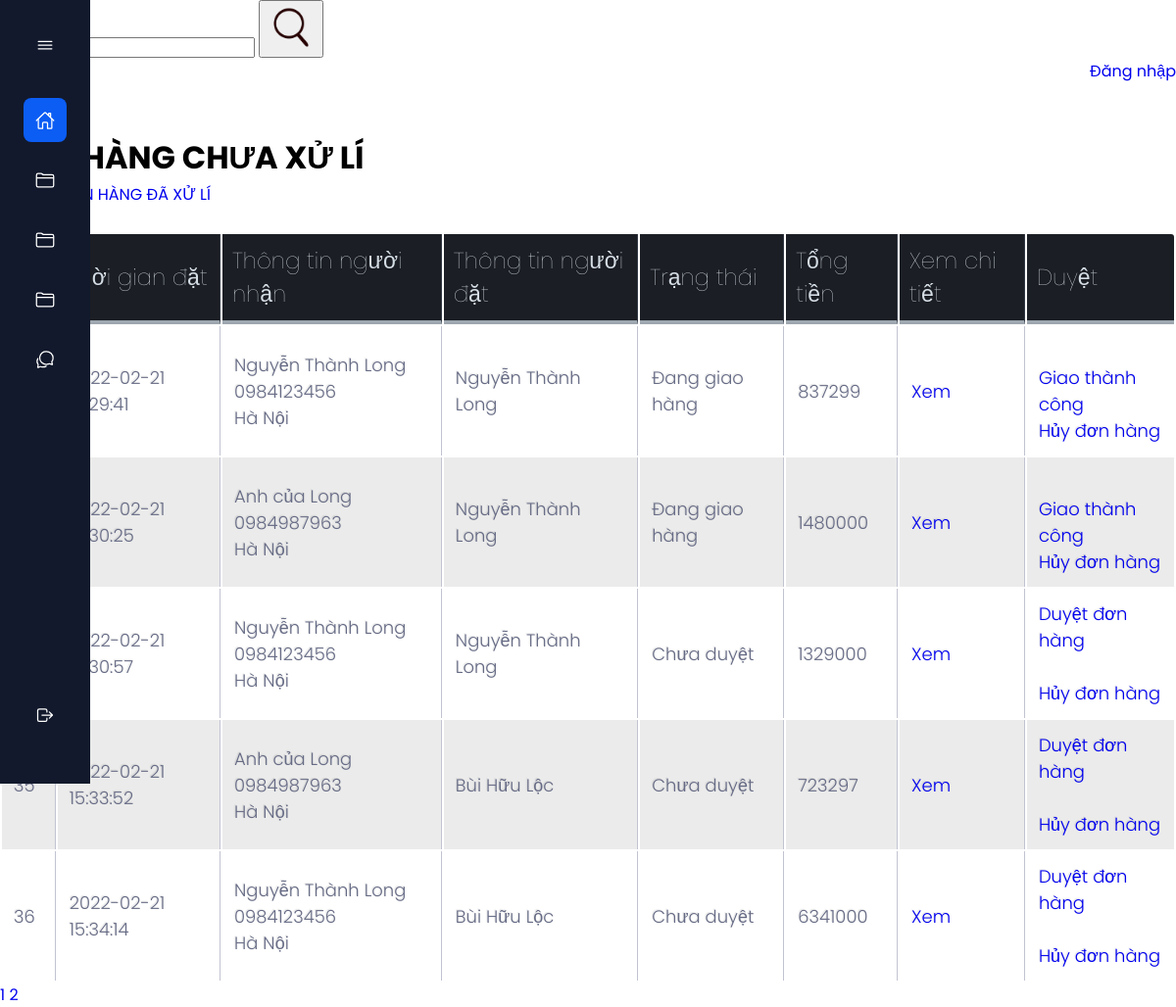
Page /admin/receipts/index.php (signed in) on the committed database.
### tables this page shows
CREATE TABLE `receipts` (
  `id` int NOT NULL,
  `customer_id` int NOT NULL,
  `order_time` timestamp NOT NULL DEFAULT CURRENT_TIMESTAMP,
  `receiver_id` varchar(50) DEFAULT NULL,
  `note` mediumtext,
  `status` int NOT NULL,
  `total` int DEFAULT NULL
);

CREATE TABLE `customers` (
  `id` int NOT NULL,
  `name` varchar(200) NOT NULL,
  `gender` varchar(200) NOT NULL,
  `dob` date NOT NULL,
  `email` varchar(200) NOT NULL,
  `password` varchar(200) NOT NULL,
  `token` varchar(200) DEFAULT NULL
);

### admin/receipts/index.php (the view, shortened to what this page needs)
<!DOCTYPE html>
<html>
<head>
	<link rel="stylesheet" href="../index3.css">
	<link rel="stylesheet" href="../style_validate1.css">
	<link rel="stylesheet" type="text/css" href="../style_table.css">
</head>
<?php
require '../connect_database.php';
if (isset($_GET['index'])) {
	$i = $_GET['index'];
} else {
	$i = 1;
}
$sql_command_select_receipts = "select count(*) from receipts where status = 2 or status = 4";
$query_sql_command_select_receipts = mysqli_query($connect_database, $sql_command_select_receipts);
$count_receipts = mysqli_fetch_array($query_sql_command_select_receipts)['count(*)'];
$receipts_on_page = 5;
$count_pages = ceil ($count_receipts / $receipts_on_page);
$skip_receipts_page = ( $i - 1 ) * $receipts_on_page;
$sql_command_select = "SELECT receipts.*, customers.name as 'customer_name', receivers.name as 'receiver_name', receivers.phone as 'receiver_phone', receivers.address as 'receiver_address'
from receipts
left JOIN receivers on receivers.id = receipts.receiver_id
join customers on customers.id = receipts.customer_id
where receipts.status in (2, 4)
GROUP BY receipts.id
limit $receipts_on_page offset $skip_receipts_page";
$query_sql_command_select = mysqli_query($connect_database, $sql_command_select);
 ?>
<body>
<body>
<?php require '../menu.php'; ?>
<div class="top">
	<div class = "search">
		<form class = "form_search">
			<input type="search" name="search" value = "<?php echo $content_search ?>">
			<button>
				<img src="../style/style_image/icon_search.png" width="50px">
			</button>
		</form>
	</div>
	<div class = "login">
		<a class = "login" href="https://google.com">Đăng nhập</a>
	</div>
</div>
<div class = "bot">
	<div class = "header">
		<h1 class =  "header" >ĐƠN HÀNG CHƯA XỬ LÍ</h1>
		-> <a href = "view_receipts_finished.php">XEM ĐƠN HÀNG ĐÃ XỬ LÍ</a>
	</div>
	<br>
		<?php require '../validate.php' ?>
		<table class = "table">
			<tr>
				<th>Mã</th>
				<th>Thời gian đặt</th>
				<th>Thông tin người nhận</th>
				<th>Thông tin người đặt</th>
				<th>Trạng thái</th>
				<th>Tổng tiền</th>
				<th>Xem chi tiết</th>
				<th>Duyệt</th>
			</tr>
			<?php foreach ($query_sql_command_select as $each_receipt) : ?>
			<?php if ($each_receipt['status'] == 2 || $each_receipt['status'] == 4 ) { ?>
			<tr>
				<td><?php echo $each_receipt['id'] ?></td>
				<td><?php echo $each_receipt['order_time'] ?></td>
				<td>
					<?php echo $each_receipt['receiver_name'] ?><br>
					<?php echo $each_receipt['receiver_phone'] ?><br>
					<?php echo $each_receipt['receiver_address'] ?><br>
				</td>
				<td>
					<?php echo $each_receipt['customer_name'] ?><br>
				</td>
				<td>
					<?php
					switch ($each_receipt['status']) {
						case 2:
							echo 'Chưa duyệt';
							break;
						case 4:
							echo 'Đang giao hàng';
							break;
					}
					 ?>
				</td>
				<td><?php echo $each_receipt['total'] ?></td>
				<td>
					<a href="detail_receipt.php?id=<?php echo $each_receipt['id'] ?>">Xem</a>
				</td>
				<td>
					<?php if ( $each_receipt['status'] == 2 ) { ?>
						<a href="update_receipt.php?id=<?php echo $each_receipt['id'] ?>&status=4">Duyệt đơn hàng</a>
					<?php } ?>
					<br>
					<?php if ( $each_receipt['status'] == 4 ) { ?>
						<a href="update_receipt.php?id=<?php echo $each_receipt['id'] ?>&status=5">Giao thành công</a>
					<?php } ?>
					<br>
					<a href="update_receipt.php?id=<?php echo $each_receipt['id'] ?>&status=3">Hủy đơn hàng</a>
				</td>
			</tr>
			<?php } ?>
			<?php endforeach ?>
		</table>
		<?php for ($i = 1; $i <= $count_pages; $i++ ) { ?>
			<a href = "?index=<?php echo $i ?>">
				<?php echo $i ?>
			</a>
		<?php } ?>
</div>
</body>
</html>

### admin/index3.css (style rules this page uses)
body { padding: 0px; margin: 0px; }
.search { display: flex; justify-content: flex-start; }
.login { display: flex; justify-content: flex-end; }
.header { margin-top: 25px; background-color: white; padding: 1px; }

### admin/style_table.css (style rules this page uses)
th { color:#D5DDE5;; background:#1b1e24; border-bottom:4px solid #9ea7af; border-right: 1px solid #343a45; font-size:23px; font-weight: 100; padding:10px; text-align:left; text-shadow: 0 1px 1px rgba(0, 0, 0, 0.1); vertical-align:middle; }
th:first-child { border-top-left-radius:3px; }
th:last-child { border-top-right-radius:3px; border-right:none; }
tr { border-top: 1px solid #C1C3D1; border-bottom-: 1px solid #C1C3D1; color:#666B85; font-size:16px; font-weight:normal; text-shadow: 0 1px 1px rgba(256, 256, 256, 0.1); }
tr:first-child { border-top:none; }
tr:last-child { border-bottom:none; }
tr:nth-child(odd) td { background:#EBEBEB; }
tr:last-child td:first-child { border-bottom-left-radius:3px; }
tr:last-child td:last-child { border-bottom-right-radius:3px; }
td { background:#FFFFFF; padding:12px; text-align:left; vertical-align:middle; font-weight:300; font-size:18px; text-shadow: -1px -1px 1px rgba(0, 0, 0, 0.1); border-right: 1px solid #C1C3D1; }
td:last-child { border-right: 0px; }

### admin/style_menu.css (style rules this page uses)
:root { --nav-width: 92px; --first-color: #0C5DF4; --bg-color: #12192C; --sub-color: #B6CEFC; --white-color: #FFF; --body-font: 'Poppins', sans-serif; --normal-font-size: 1rem; --small-font-size: .875rem; --z-fixed: 100; }
*,::before,::after { box-sizing: border-box; }
body { position: relative; margin: 0; padding: 2rem 0 0 6.75rem; font-family: var(--body-font); font-size: var(--normal-font-size); transition: .5s; }
h1 { margin: 0; }
a { text-decoration: none; }

### admin/index1.css (style rules this page uses)
body { padding: 0px; margin: 0px; }
.search { display: flex; justify-content: flex-start; }
.login { display: flex; justify-content: flex-end; }
.header { margin-top: 25px; background-color: white; padding: 1px; }

### rows in the picture
receipts: order_time "2022-02-21 15:29:41", receiver_name "Nguyễn Thành Long", receiver_phone "0984123456", receiver_address "Hà Nội", customer.name "Nguyễn Thành Long", status "Đang giao hàng", total "837299"
receipts: order_time "2022-02-21 15:30:25", receiver_name "Anh của Long", receiver_phone "0984987963", receiver_address "Hà Nội", customer.name "Nguyễn Thành Long", status "Đang giao hàng", total "1480000"
receipts: order_time "2022-02-21 15:30:57", receiver_name "Nguyễn Thành Long", receiver_phone "0984123456", receiver_address "Hà Nội", customer.name "Nguyễn Thành Long", status "Chưa duyệt", total "1329000"
receipts: id "35", order_time "2022-02-21 15:33:52", receiver_name "Anh của Long", receiver_phone "0984987963", receiver_address "Hà Nội", customer.name "Bùi Hữu Lộc", status "Chưa duyệt", total "723297"
receipts: id "36", order_time "2022-02-21 15:34:14", receiver_name "Nguyễn Thành Long", receiver_phone "0984123456", receiver_address "Hà Nội", customer.name "Bùi Hữu Lộc", status "Chưa duyệt", total "6341000"
